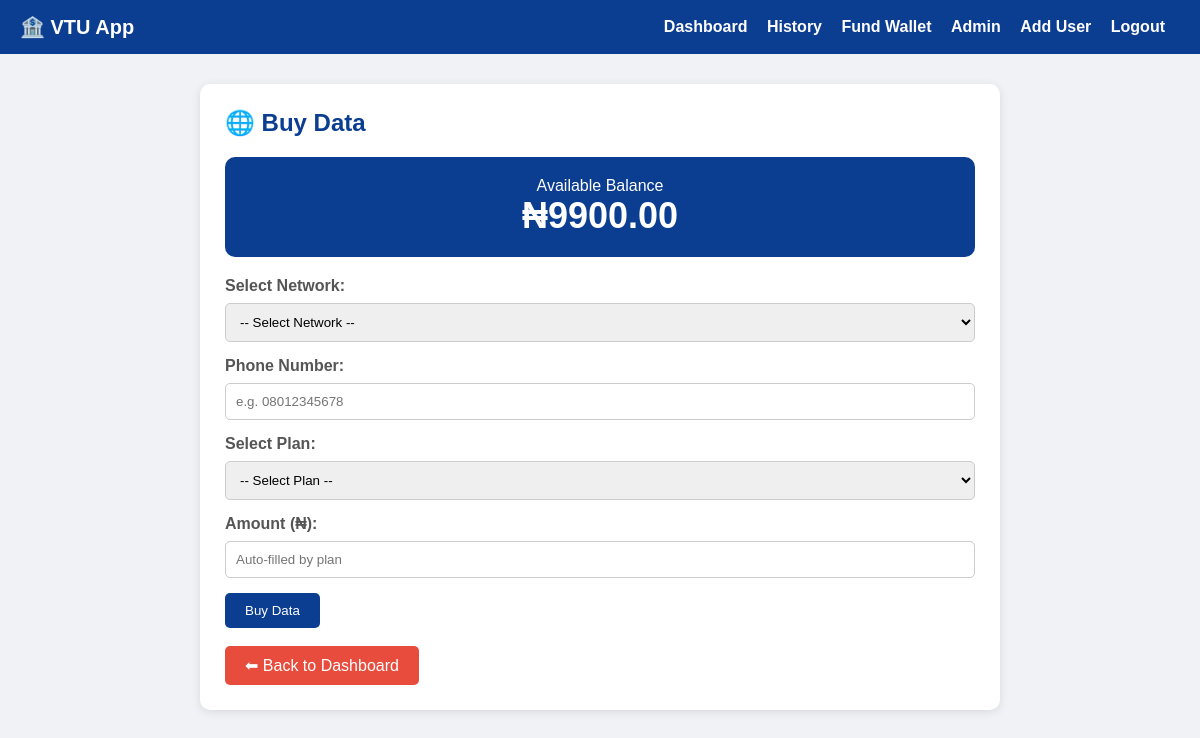
/buy-data (signed in), run on an earlier commit of the app's database.
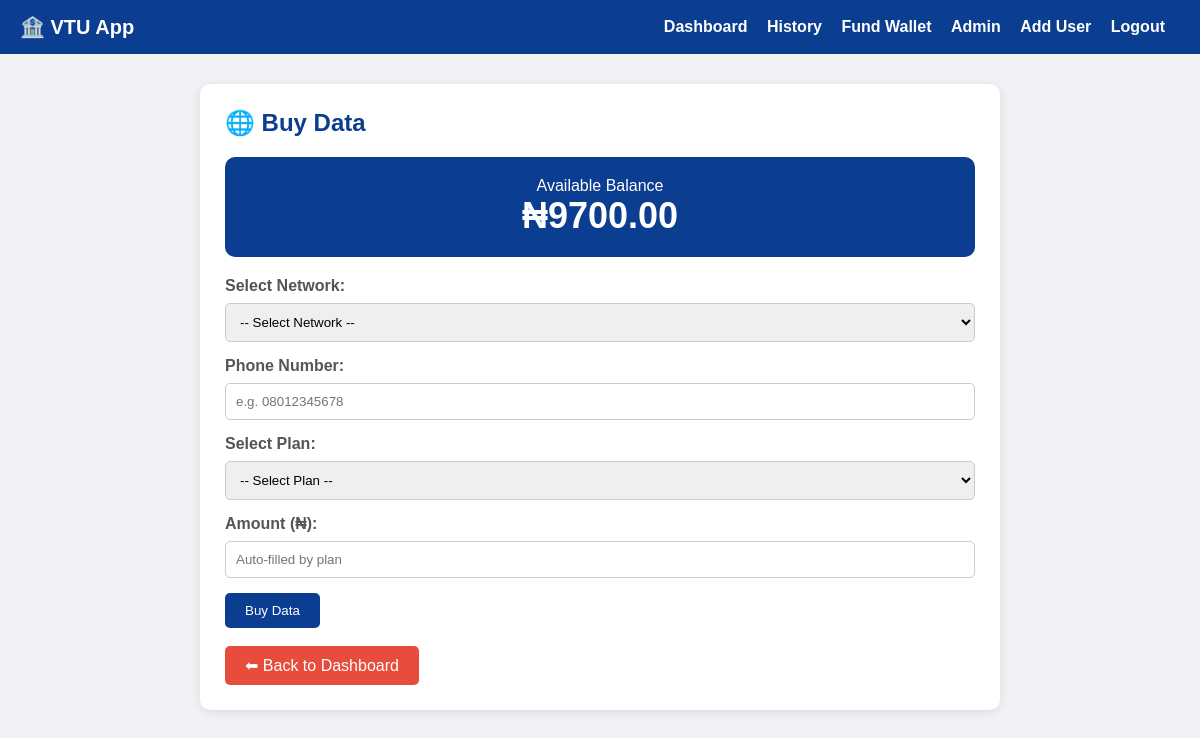
And on a later commit of the database.
### app.py (models this page shows)
class User(db.Model):
    id = db.Column(db.Integer, primary_key=True)
    username = db.Column(db.String(80), unique=True, nullable=False)
    password = db.Column(db.String(120), nullable=False)
    balance = db.Column(db.Float, default=0.0)
    phone = db.Column(db.String(20))
    email = db.Column(db.String(120))
    is_admin = db.Column(db.Boolean, default=False)

### app.py (the view, shortened to what this page needs)
@app.route('/buy-data', methods=['GET', 'POST'])
@login_required
def buy_data():
    user = db.session.get(User, session['user_id'])
    data_plans = {
        'mtn': [
            {'plan': '100MB - 24hrs', 'code': 'mtn-10mb-100', 'amount': 100},
            {'plan': '200MB - 2 days', 'code': 'mtn-50mb-200', 'amount': 200},
            {'plan': '2.5GB - 2 days', 'code': 'mtn-2-5gb-600', 'amount': 600},
            {'plan': '3GB - 2 days', 'code': 'mtn-3gb-800', 'amount': 800},
            {'plan': '1.5GB - 30 days', 'code': 'mtn-100mb-1000', 'amount': 1000},
            {'plan': '3GB - 30 days', 'code': 'mtn-3gb-1500', 'amount': 1500},
            {'plan': '7GB - 7 days', 'code': 'mtn-7gb-2000', 'amount': 2000},
        ],
        'airtel': [
            {'plan': '500MB - ₦200', 'code': 'airtel-500mb', 'amount': 200},
            {'plan': '1GB - ₦300', 'code': 'airtel-1gb', 'amount': 300},
        ],
        'glo': [
            {'plan': '500MB - ₦150', 'code': 'glo-500mb', 'amount': 150},
            {'plan': '1GB - ₦250', 'code': 'glo-1gb', 'amount': 250},
        ],
        '9mobile': [
            {'plan': '500MB - ₦200', 'code': '9mobile-500mb', 'amount': 200},
            {'plan': '1GB - ₦300', 'code': '9mobile-1gb', 'amount': 300},
        ],
    }
    return render_template('data.html', user=user, data_plans=data_plans)

### app.py (called while the page is built)
def login_required(f):
    @wraps(f)
    def decorated_function(*args, **kwargs):
        if 'user_id' not in session:
            return redirect(url_for('login'))
        return f(*args, **kwargs)
    return decorated_function

### templates/data.html (shortened to what this page needs)
{% extends "base.html" %}
{% block content %}
<div class="card">
    <h2>🌐 Buy Data</h2>
    <div class="balance-box">
        <p>Available Balance</p>
        <h1>₦{{ "%.2f"|format(user.balance) }}</h1>
    </div>
    <form method="POST">
        <label>Select Network:</label>
        <select name="network" required>
            <option value="">-- Select Network --</option>
        </select>
        <label>Phone Number:</label>
        <input type="text" name="phone"
               placeholder="e.g. 08012345678"
               required>
        <label>Select Plan:</label>
        <select name="variation_code" id="planSelect" onchange="fillAmount()" required>
            <option value="">-- Select Plan --</option>
        </select>
        <label>Amount (₦):</label>
        <input type="number" name="amount" id="amountField"
               placeholder="Auto-filled by plan"
               min="100" required>
        <button class="btn" type="submit">
            Buy Data
        </button>
    </form>
    <br>
    <a href="/dashboard" class="btn btn-red">
        ⬅ Back to Dashboard
    </a>
</div>
{% endblock %}

What changed in the data, as far as the page shows it:
changed User: balance "9900.00" → "9700.00"
